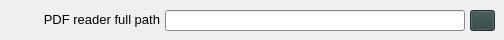
    <widget class="QWidget" name="tab">
     <attribute name="title">
      <string>APPLICATION PARAMETERS</string>
     </attribute>
     <widget class="YRIDBRUNTIMEVERIF_QPushButton" name="pushButton_choose_pdfReader">
      <property name="geometry">
       <rect>
        <x>470</x>
        <y>10</y>
        <width>25</width>
        <height>21</height>
       </rect>
      </property>
      <property name="palette">
       <palette>
        <active>
         <colorrole role="WindowText">
          <brush brushstyle="SolidPattern">
           <color alpha="255">
            <red>255</red>
            <green>255</green>
            <blue>255</blue>
           </color>
          </brush>
         </colorrole>
         <colorrole role="Button">
          <brush brushstyle="SolidPattern">
           <color alpha="255">
            <red>47</red>
            <green>67</green>
            <blue>67</blue>
           </color>
          </brush>
         </colorrole>
         <colorrole role="Light">
          <brush brushstyle="SolidPattern">
           <color alpha="255">
            <red>70</red>
            <green>100</green>
            <blue>100</blue>
           </color>
          </brush>
         </colorrole>
         <colorrole role="Midlight">
          <brush brushstyle="SolidPattern">
           <color alpha="255">
            <red>58</red>
            <green>83</green>
            <blue>83</blue>
           </color>
          </brush>
         </colorrole>
         <colorrole role="Dark">
          <brush brushstyle="SolidPattern">
           <color alpha="255">
            <red>23</red>
            <green>33</green>
            <blue>33</blue>
           </color>
          </brush>
         </colorrole>
         <colorrole role="Mid">
          <brush brushstyle="SolidPattern">
           <color alpha="255">
            <red>31</red>
            <green>44</green>
            <blue>44</blue>
           </color>
          </brush>
         </colorrole>
         <colorrole role="Text">
          <brush brushstyle="SolidPattern">
           <color alpha="255">
            <red>255</red>
            <green>255</green>
            <blue>255</blue>
           </color>
          </brush>
         </colorrole>
         <colorrole role="BrightText">
          <brush brushstyle="SolidPattern">
           <color alpha="255">
            <red>255</red>
            <green>255</green>
            <blue>255</blue>
           </color>
          </brush>
         </colorrole>
         <colorrole role="ButtonText">
          <brush brushstyle="SolidPattern">
           <color alpha="255">
            <red>255</red>
            <green>255</green>
            <blue>255</blue>
           </color>
          </brush>
         </colorrole>
         <colorrole role="Base">
          <brush brushstyle="SolidPattern">
           <color alpha="255">
            <red>0</red>
            <green>0</green>
            <blue>0</blue>
           </color>
          </brush>
         </colorrole>
         <colorrole role="Window">
          <brush brushstyle="SolidPattern">
           <color alpha="255">
            <red>47</red>
            <green>67</green>
            <blue>67</blue>
           </color>
          </brush>
         </colorrole>
         <colorrole role="Shadow">
          <brush brushstyle="SolidPattern">
           <color alpha="255">
            <red>0</red>
            <green>0</green>
            <blue>0</blue>
           </color>
          </brush>
         </colorrole>
         <colorrole role="AlternateBase">
          <brush brushstyle="SolidPattern">
           <color alpha="255">
            <red>23</red>
            <green>33</green>
            <blue>33</blue>
           </color>
          </brush>
         </colorrole>
         <colorrole role="ToolTipBase">
          <brush brushstyle="SolidPattern">
           <color alpha="255">
            <red>255</red>
            <green>255</green>
            <blue>220</blue>
           </color>
          </brush>
         </colorrole>
         <colorrole role="ToolTipText">
          <brush brushstyle="SolidPattern">
           <color alpha="255">
            <red>0</red>
            <green>0</green>
            <blue>0</blue>
           </color>
          </brush>
         </colorrole>
         <colorrole role="PlaceholderText">
          <brush brushstyle="NoBrush">
           <color alpha="128">
            <red>255</red>
            <green>255</green>
            <blue>255</blue>
           </color>
          </brush>
         </colorrole>
        </active>
        <inactive>
         <colorrole role="WindowText">
          <brush brushstyle="SolidPattern">
           <color alpha="255">
            <red>255</red>
            <green>255</green>
            <blue>255</blue>
           </color>
          </brush>
         </colorrole>
         <colorrole role="Button">
          <brush brushstyle="SolidPattern">
           <color alpha="255">
            <red>47</red>
            <green>67</green>
            <blue>67</blue>
           </color>
          </brush>
         </colorrole>
         <colorrole role="Light">
          <brush brushstyle="SolidPattern">
           <color alpha="255">
            <red>70</red>
            <green>100</green>
            <blue>100</blue>
           </color>
          </brush>
         </colorrole>
         <colorrole role="Midlight">
          <brush brushstyle="SolidPattern">
           <color alpha="255">
            <red>58</red>
            <green>83</green>
            <blue>83</blue>
           </color>
          </brush>
         </colorrole>
         <colorrole role="Dark">
          <brush brushstyle="SolidPattern">
           <color alpha="255">
            <red>23</red>
            <green>33</green>
            <blue>33</blue>
           </color>
          </brush>
         </colorrole>
         <colorrole role="Mid">
          <brush brushstyle="SolidPattern">
           <color alpha="255">
            <red>31</red>
            <green>44</green>
            <blue>44</blue>
           </color>
          </brush>
         </colorrole>
         <colorrole role="Text">
          <brush brushstyle="SolidPattern">
           <color alpha="255">
            <red>255</red>
            <green>255</green>
            <blue>255</blue>
           </color>
          </brush>
         </colorrole>
         <colorrole role="BrightText">
          <brush brushstyle="SolidPattern">
           <color alpha="255">
            <red>255</red>
            <green>255</green>
            <blue>255</blue>
           </color>
          </brush>
         </colorrole>
         <colorrole role="ButtonText">
          <brush brushstyle="SolidPattern">
           <color alpha="255">
            <red>255</red>
            <green>255</green>
            <blue>255</blue>
           </color>
          </brush>
         </colorrole>
         <colorrole role="Base">
          <brush brushstyle="SolidPattern">
           <color alpha="255">
            <red>0</red>
            <green>0</green>
            <blue>0</blue>
           </color>
          </brush>
         </colorrole>
         <colorrole role="Window">
          <brush brushstyle="SolidPattern">
           <color alpha="255">
            <red>47</red>
            <green>67</green>
            <blue>67</blue>
           </color>
          </brush>
         </colorrole>
         <colorrole role="Shadow">
          <brush brushstyle="SolidPattern">
           <color alpha="255">
            <red>0</red>
            <green>0</green>
            <blue>0</blue>
           </color>
          </brush>
         </colorrole>
         <colorrole role="AlternateBase">
          <brush brushstyle="SolidPattern">
           <color alpha="255">
            <red>23</red>
            <green>33</green>
            <blue>33</blue>
           </color>
          </brush>
         </colorrole>
         <colorrole role="ToolTipBase">
          <brush brushstyle="SolidPattern">
           <color alpha="255">
            <red>255</red>
            <green>255</green>
            <blue>220</blue>
           </color>
          </brush>
         </colorrole>
         <colorrole role="ToolTipText">
          <brush brushstyle="SolidPattern">
           <color alpha="255">
            <red>0</red>
            <green>0</green>
            <blue>0</blue>
           </color>
          </brush>
         </colorrole>
         <colorrole role="PlaceholderText">
          <brush brushstyle="NoBrush">
           <color alpha="128">
            <red>255</red>
            <green>255</green>
            <blue>255</blue>
           </color>
          </brush>
         </colorrole>
        </inactive>
        <disabled>
         <colorrole role="WindowText">
          <brush brushstyle="SolidPattern">
           <color alpha="255">
            <red>23</red>
            <green>33</green>
            <blue>33</blue>
           </color>
          </brush>
         </colorrole>
         <colorrole role="Button">
          <brush brushstyle="SolidPattern">
           <color alpha="255">
            <red>47</red>
            <green>67</green>
            <blue>67</blue>
           </color>
          </brush>
         </colorrole>
         <colorrole role="Light">
          <brush brushstyle="SolidPattern">
           <color alpha="255">
            <red>70</red>
            <green>100</green>
            <blue>100</blue>
           </color>
          </brush>
         </colorrole>
         <colorrole role="Midlight">
          <brush brushstyle="SolidPattern">
           <color alpha="255">
            <red>58</red>
            <green>83</green>
            <blue>83</blue>
           </color>
          </brush>
         </colorrole>
         <colorrole role="Dark">
          <brush brushstyle="SolidPattern">
           <color alpha="255">
            <red>23</red>
            <green>33</green>
            <blue>33</blue>
           </color>
          </brush>
         </colorrole>
         <colorrole role="Mid">
          <brush brushstyle="SolidPattern">
           <color alpha="255">
            <red>31</red>
            <green>44</green>
            <blue>44</blue>
           </color>
          </brush>
         </colorrole>
         <colorrole role="Text">
          <brush brushstyle="SolidPattern">
           <color alpha="255">
            <red>23</red>
            <green>33</green>
            <blue>33</blue>
           </color>
          </brush>
         </colorrole>
         <colorrole role="BrightText">
          <brush brushstyle="SolidPattern">
           <color alpha="255">
            <red>255</red>
            <green>255</green>
            <blue>255</blue>
           </color>
          </brush>
         </colorrole>
         <colorrole role="ButtonText">
          <brush brushstyle="SolidPattern">
           <color alpha="255">
            <red>23</red>
            <green>33</green>
            <blue>33</blue>
           </color>
          </brush>
         </colorrole>
         <colorrole role="Base">
          <brush brushstyle="SolidPattern">
           <color alpha="255">
            <red>47</red>
            <green>67</green>
            <blue>67</blue>
           </color>
          </brush>
         </colorrole>
         <colorrole role="Window">
          <brush brushstyle="SolidPattern">
           <color alpha="255">
            <red>47</red>
            <green>67</green>
            <blue>67</blue>
           </color>
          </brush>
         </colorrole>
         <colorrole role="Shadow">
          <brush brushstyle="SolidPattern">
           <color alpha="255">
            <red>0</red>
            <green>0</green>
            <blue>0</blue>
           </color>
          </brush>
         </colorrole>
         <colorrole role="AlternateBase">
          <brush brushstyle="SolidPattern">
           <color alpha="255">
            <red>47</red>
            <green>67</green>
            <blue>67</blue>
           </color>
          </brush>
         </colorrole>
         <colorrole role="ToolTipBase">
          <brush brushstyle="SolidPattern">
           <color alpha="255">
            <red>255</red>
            <green>255</green>
            <blue>220</blue>
           </color>
          </brush>
         </colorrole>
         <colorrole role="ToolTipText">
          <brush brushstyle="SolidPattern">
           <color alpha="255">
            <red>0</red>
            <green>0</green>
            <blue>0</blue>
           </color>
          </brush>
         </colorrole>
         <colorrole role="PlaceholderText">
          <brush brushstyle="NoBrush">
           <color alpha="128">
            <red>255</red>
            <green>255</green>
            <blue>255</blue>
           </color>
          </brush>
         </colorrole>
        </disabled>
       </palette>
      </property>
      <property name="toolTip">
       <string>Select a Pdf reader viewer</string>
      </property>
      <property name="text">
       <string/>
      </property>
      <property name="icon">
       <iconset resource="../yri-db-runtime-verif.qrc">
        <normaloff>:/yri-db-runtime-verif-images/folder-sort.svg.png</normaloff>:/yri-db-runtime-verif-images/folder-sort.svg.png</iconset>
      </property>
     </widget>
     <widget class="QLabel" name="label">
      <property name="geometry">
       <rect>
        <x>0</x>
        <y>9</y>
        <width>160</width>
        <height>21</height>
       </rect>
      </property>
      <property name="font">
       <font>
        <pointsize>10</pointsize>
        <weight>50</weight>
        <bold>false</bold>
       </font>
      </property>
      <property name="toolTip">
       <string/>
      </property>
      <property name="text">
       <string>PDF reader full path</string>
      </property>
      <property name="alignment">
       <set>Qt::AlignRight|Qt::AlignTrailing|Qt::AlignVCenter</set>
      </property>
     </widget>
     <widget class="QLineEdit" name="lineEdit_pdf_reader_full_path">
      <property name="geometry">
       <rect>
        <x>165</x>
        <y>10</y>
        <width>300</width>
        <height>21</height>
       </rect>
      </property>
      <property name="palette">
       <palette>
        <active>
         <colorrole role="WindowText">
          <brush brushstyle="SolidPattern">
           <color alpha="255">
            <red>0</red>
            <green>0</green>
            <blue>0</blue>
           </color>
          </brush>
         </colorrole>
         <colorrole role="Button">
          <brush brushstyle="SolidPattern">
           <color alpha="255">
            <red>189</red>
            <green>189</green>
            <blue>189</blue>
           </color>
          </brush>
         </colorrole>
         <colorrole role="Light">
          <brush brushstyle="SolidPattern">
           <color alpha="255">
            <red>255</red>
            <green>255</green>
            <blue>255</blue>
           </color>
          </brush>
         </colorrole>
         <colorrole role="Midlight">
          <brush brushstyle="SolidPattern">
           <color alpha="255">
            <red>222</red>
            <green>222</green>
            <blue>222</blue>
           </color>
          </brush>
         </colorrole>
         <colorrole role="Dark">
          <brush brushstyle="SolidPattern">
           <color alpha="255">
            <red>94</red>
            <green>94</green>
            <blue>94</blue>
           </color>
          </brush>
         </colorrole>
         <colorrole role="Mid">
          <brush brushstyle="SolidPattern">
           <color alpha="255">
            <red>126</red>
            <green>126</green>
            <blue>126</blue>
           </color>
          </brush>
         </colorrole>
         <colorrole role="Text">
          <brush brushstyle="SolidPattern">
           <color alpha="255">
            <red>0</red>
            <green>0</green>
            <blue>0</blue>
           </color>
          </brush>
         </colorrole>
         <colorrole role="BrightText">
          <brush brushstyle="SolidPattern">
           <color alpha="255">
            <red>255</red>
            <green>255</green>
            <blue>255</blue>
           </color>
          </brush>
         </colorrole>
         <colorrole role="ButtonText">
          <brush brushstyle="SolidPattern">
           <color alpha="255">
            <red>0</red>
            <green>0</green>
            <blue>0</blue>
           </color>
          </brush>
         </colorrole>
         <colorrole role="Base">
          <brush brushstyle="SolidPattern">
           <color alpha="255">
            <red>255</red>
            <green>255</green>
            <blue>255</blue>
           </color>
          </brush>
         </colorrole>
         <colorrole role="Window">
          <brush brushstyle="SolidPattern">
           <color alpha="255">
            <red>189</red>
            <green>189</green>
            <blue>189</blue>
           </color>
          </brush>
         </colorrole>
         <colorrole role="Shadow">
          <brush brushstyle="SolidPattern">
           <color alpha="255">
            <red>0</red>
            <green>0</green>
            <blue>0</blue>
           </color>
          </brush>
         </colorrole>
         <colorrole role="Highlight">
          <brush brushstyle="SolidPattern">
           <color alpha="255">
            <red>0</red>
            <green>0</green>
            <blue>0</blue>
           </color>
          </brush>
         </colorrole>
         <colorrole role="HighlightedText">
          <brush brushstyle="SolidPattern">
           <color alpha="255">
            <red>2</red>
            <green>160</green>
            <blue>70</blue>
           </color>
          </brush>
         </colorrole>
         <colorrole role="AlternateBase">
          <brush brushstyle="SolidPattern">
           <color alpha="255">
            <red>222</red>
            <green>222</green>
            <blue>222</blue>
           </color>
          </brush>
         </colorrole>
         <colorrole role="ToolTipBase">
          <brush brushstyle="SolidPattern">
           <color alpha="255">
            <red>255</red>
            <green>255</green>
            <blue>220</blue>
           </color>
          </brush>
         </colorrole>
         <colorrole role="ToolTipText">
          <brush brushstyle="SolidPattern">
           <color alpha="255">
            <red>0</red>
            <green>0</green>
            <blue>0</blue>
           </color>
          </brush>
         </colorrole>
         <colorrole role="PlaceholderText">
          <brush brushstyle="NoBrush">
           <color alpha="128">
            <red>0</red>
            <green>0</green>
            <blue>0</blue>
           </color>
          </brush>
         </colorrole>
        </active>
        <inactive>
         <colorrole role="WindowText">
          <brush brushstyle="SolidPattern">
           <color alpha="255">
            <red>0</red>
            <green>0</green>
            <blue>0</blue>
           </color>
          </brush>
         </colorrole>
         <colorrole role="Button">
          <brush brushstyle="SolidPattern">
           <color alpha="255">
            <red>189</red>
            <green>189</green>
            <blue>189</blue>
           </color>
          </brush>
         </colorrole>
         <colorrole role="Light">
          <brush brushstyle="SolidPattern">
           <color alpha="255">
            <red>255</red>
            <green>255</green>
            <blue>255</blue>
           </color>
          </brush>
         </colorrole>
         <colorrole role="Midlight">
          <brush brushstyle="SolidPattern">
           <color alpha="255">
            <red>222</red>
            <green>222</green>
            <blue>222</blue>
           </color>
          </brush>
         </colorrole>
         <colorrole role="Dark">
          <brush brushstyle="SolidPattern">
           <color alpha="255">
            <red>94</red>
            <green>94</green>
            <blue>94</blue>
           </color>
          </brush>
         </colorrole>
         <colorrole role="Mid">
          <brush brushstyle="SolidPattern">
           <color alpha="255">
            <red>126</red>
            <green>126</green>
            <blue>126</blue>
           </color>
          </brush>
         </colorrole>
         <colorrole role="Text">
          <brush brushstyle="SolidPattern">
           <color alpha="255">
            <red>0</red>
            <green>0</green>
            <blue>0</blue>
           </color>
          </brush>
         </colorrole>
         <colorrole role="BrightText">
          <brush brushstyle="SolidPattern">
           <color alpha="255">
            <red>255</red>
            <green>255</green>
            <blue>255</blue>
           </color>
          </brush>
         </colorrole>
         <colorrole role="ButtonText">
          <brush brushstyle="SolidPattern">
           <color alpha="255">
            <red>0</red>
            <green>0</green>
            <blue>0</blue>
           </color>
          </brush>
         </colorrole>
         <colorrole role="Base">
          <brush brushstyle="SolidPattern">
           <color alpha="255">
            <red>255</red>
            <green>255</green>
            <blue>255</blue>
           </color>
          </brush>
         </colorrole>
         <colorrole role="Window">
          <brush brushstyle="SolidPattern">
           <color alpha="255">
            <red>189</red>
            <green>189</green>
            <blue>189</blue>
           </color>
          </brush>
         </colorrole>
         <colorrole role="Shadow">
          <brush brushstyle="SolidPattern">
           <color alpha="255">
            <red>0</red>
            <green>0</green>
            <blue>0</blue>
           </color>
          </brush>
         </colorrole>
         <colorrole role="Highlight">
          <brush brushstyle="SolidPattern">
           <color alpha="255">
            <red>0</red>
            <green>0</green>
            <blue>0</blue>
           </color>
          </brush>
         </colorrole>
         <colorrole role="HighlightedText">
          <brush brushstyle="SolidPattern">
           <color alpha="255">
            <red>2</red>
            <green>160</green>
            <blue>70</blue>
           </color>
          </brush>
         </colorrole>
         <colorrole role="AlternateBase">
          <brush brushstyle="SolidPattern">
           <color alpha="255">
            <red>222</red>
            <green>222</green>
            <blue>222</blue>
           </color>
          </brush>
         </colorrole>
         <colorrole role="ToolTipBase">
          <brush brushstyle="SolidPattern">
           <color alpha="255">
            <red>255</red>
            <green>255</green>
            <blue>220</blue>
           </color>
          </brush>
         </colorrole>
         <colorrole role="ToolTipText">
          <brush brushstyle="SolidPattern">
           <color alpha="255">
            <red>0</red>
            <green>0</green>
            <blue>0</blue>
           </color>
          </brush>
         </colorrole>
         <colorrole role="PlaceholderText">
          <brush brushstyle="NoBrush">
           <color alpha="128">
            <red>0</red>
            <green>0</green>
            <blue>0</blue>
           </color>
          </brush>
         </colorrole>
        </inactive>
        <disabled>
         <colorrole role="WindowText">
          <brush brushstyle="SolidPattern">
           <color alpha="255">
            <red>94</red>
            <green>94</green>
            <blue>94</blue>
           </color>
          </brush>
         </colorrole>
         <colorrole role="Button">
          <brush brushstyle="SolidPattern">
           <color alpha="255">
            <red>189</red>
            <green>189</green>
            <blue>189</blue>
           </color>
          </brush>
         </colorrole>
         <colorrole role="Light">
          <brush brushstyle="SolidPattern">
           <color alpha="255">
            <red>255</red>
            <green>255</green>
            <blue>255</blue>
           </color>
          </brush>
         </colorrole>
         <colorrole role="Midlight">
          <brush brushstyle="SolidPattern">
           <color alpha="255">
            <red>222</red>
            <green>222</green>
            <blue>222</blue>
           </color>
          </brush>
         </colorrole>
         <colorrole role="Dark">
          <brush brushstyle="SolidPattern">
           <color alpha="255">
            <red>94</red>
            <green>94</green>
            <blue>94</blue>
           </color>
          </brush>
         </colorrole>
         <colorrole role="Mid">
          <brush brushstyle="SolidPattern">
           <color alpha="255">
            <red>126</red>
            <green>126</green>
            <blue>126</blue>
           </color>
          </brush>
         </colorrole>
         <colorrole role="Text">
          <brush brushstyle="SolidPattern">
           <color alpha="255">
            <red>94</red>
            <green>94</green>
            <blue>94</blue>
           </color>
          </brush>
         </colorrole>
         <colorrole role="BrightText">
          <brush brushstyle="SolidPattern">
           <color alpha="255">
            <red>255</red>
            <green>255</green>
            <blue>255</blue>
           </color>
          </brush>
         </colorrole>
         <colorrole role="ButtonText">
          <brush brushstyle="SolidPattern">
           <color alpha="255">
            <red>94</red>
            <green>94</green>
            <blue>94</blue>
           </color>
          </brush>
         </colorrole>
         <colorrole role="Base">
          <brush brushstyle="SolidPattern">
           <color alpha="255">
            <red>189</red>
            <green>189</green>
            <blue>189</blue>
           </color>
          </brush>
         </colorrole>
         <colorrole role="Window">
          <brush brushstyle="SolidPattern">
           <color alpha="255">
            <red>189</red>
            <green>189</green>
            <blue>189</blue>
           </color>
          </brush>
         </colorrole>
         <colorrole role="Shadow">
          <brush brushstyle="SolidPattern">
           <color alpha="255">
            <red>0</red>
            <green>0</green>
            <blue>0</blue>
           </color>
          </brush>
         </colorrole>
         <colorrole role="Highlight">
          <brush brushstyle="SolidPattern">
           <color alpha="255">
            <red>145</red>
            <green>145</green>
            <blue>145</blue>
           </color>
          </brush>
         </colorrole>
         <colorrole role="HighlightedText">
          <brush brushstyle="SolidPattern">
           <color alpha="255">
            <red>2</red>
            <green>160</green>
            <blue>70</blue>
           </color>
          </brush>
         </colorrole>
         <colorrole role="AlternateBase">
          <brush brushstyle="SolidPattern">
           <color alpha="255">
            <red>189</red>
            <green>189</green>
            <blue>189</blue>
           </color>
          </brush>
         </colorrole>
         <colorrole role="ToolTipBase">
          <brush brushstyle="SolidPattern">
           <color alpha="255">
            <red>255</red>
            <green>255</green>
            <blue>220</blue>
           </color>
          </brush>
         </colorrole>
         <colorrole role="ToolTipText">
          <brush brushstyle="SolidPattern">
           <color alpha="255">
            <red>0</red>
            <green>0</green>
            <blue>0</blue>
           </color>
          </brush>
         </colorrole>
         <colorrole role="PlaceholderText">
          <brush brushstyle="NoBrush">
           <color alpha="128">
            <red>0</red>
            <green>0</green>
            <blue>0</blue>
           </color>
          </brush>
         </colorrole>
        </disabled>
       </palette>
      </property>
      <property name="font">
       <font>
        <pointsize>10</pointsize>
        <weight>50</weight>
        <bold>false</bold>
       </font>
      </property>
     </widget>
    </widget>
